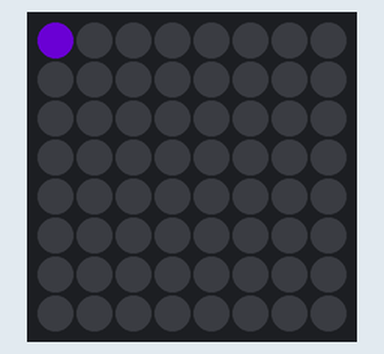
This program was run on a simulated Raspberry Pi (BCM pin numbers) with a Sense HAT. Shown: the Sense HAT's 8×8 RGB LED matrix. Dim RGB values are drawn brighter than linear; random numbers come from a fixed seed.

Above: at 0.1 s.
At 4.1 s:
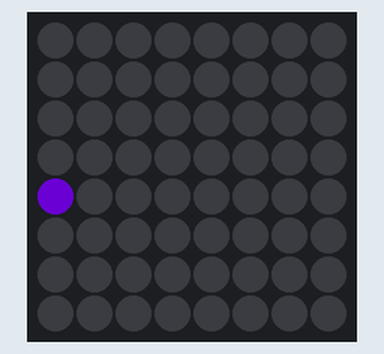
At 9.1 s:
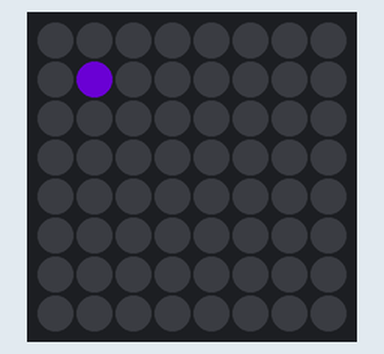
At 19.1 s:
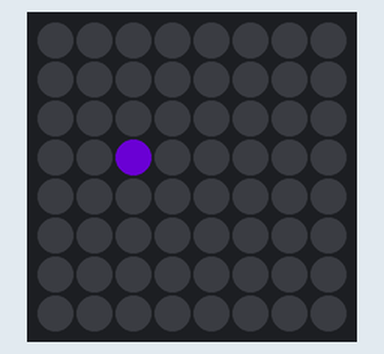
At 28.1 s:
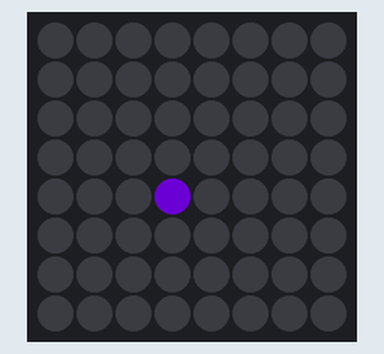
At 38.1 s:
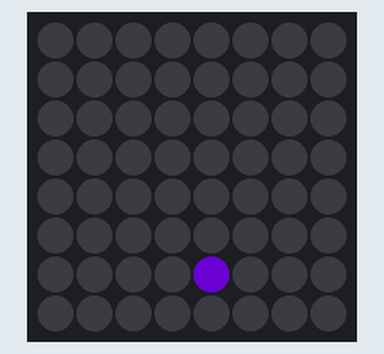

Measured:
- what the display in image 1 shows lasts 1.0 s, from 4.0 s to 5.0 s

The program:

pixelator.py
```python
from sense_hat import SenseHat
from time import sleep
from random import randint

sense = SenseHat()

r = (randint(0, 255), randint(0, 255), randint(0, 255))

x = 0
y = 0

while True:
  sense.set_pixel(x, y, r)
  sleep(1)
  sense.clear()

  if y == 7 and x == 7:
    x = 0
    y = 0
  elif y == 7:
    y = 0
    x += 1
  else:
    y +=1
```
